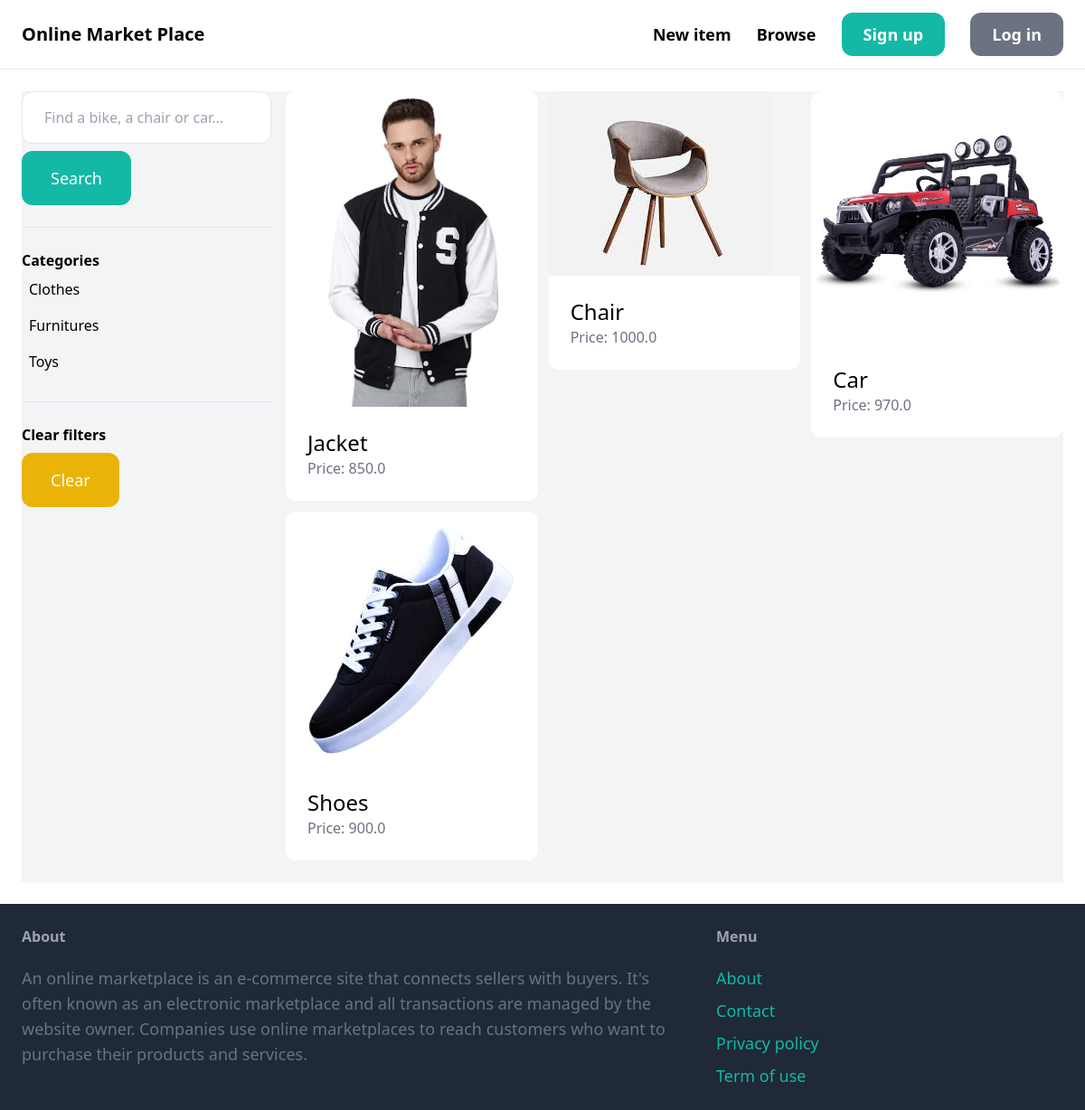
The app's page /items/ with its own data.
### item/models.py (models this page shows, shortened)
class Category(models.Model):
    name=models.CharField(max_length=255)
    class Meta:
        ordering=('name',)
        verbose_name_plural = 'Categories'

class Item(models.Model):
    category = models.ForeignKey(Category, related_name='items', on_delete=models.CASCADE)
    name = models.CharField(max_length=255)
    description = models.TextField(blank=True, null=True)
    price = models.FloatField()
    image = models.ImageField(upload_to='item_images', blank=True, null=True)
    is_sold = models.BooleanField(default=False)
    created_by = models.ForeignKey(User, related_name='items', on_delete=models.CASCADE)
    created_at = models.DateTimeField(auto_now_add=True)

### item/views.py (the view)
# urls.py: path('items/', include('item.urls')),
def items(request):
    query=request.GET.get('query','')
    category_id=request.GET.get('category',0)
    categories=Category.objects.all()
    items=Item.objects.filter(is_sold=False)
    if category_id:
        items=items.filter(category_id=category_id)
    if query:
        items=items.filter(Q(name_icontains=query) | Q(description_icontains=query))
    return render(request,'item/items.html',{
       'items':items ,
       'query':query,
       'categories':categories,
       'category_id':int(category_id),
    })

### item/templates/item/items.html (shortened to what this page needs)
{% extends 'core/base.html' %}
{% block content %}
    <div class="pb-6 grid grid-cols-4 gap-4 bg-gray-100">
        <div class="col-span-1">
            <form method="get" action="{% url 'item:items' %}">
                <input name="query" class="w-full py-4 px-6 border rounded-xl" type="text" value="{{ query }}" placeholder="Find a bike, a chair or car...">
                <button class="mt-2 py-4 px-8 text-lg bg-teal-500 text-white rounded-xl">Search</button>
            </form>
            <hr class="my-6">
            <p class="font-semibold">Categories</p>
            <ul>
                {% for category in categories %}
                    <li class="py-2 px-2 rounded-xl{% if category.id == category_id %} bg-gray-200{% endif %}">
                        <a href="{% url 'item:items' %}?query={{ query }}&category={{ category.id }}">{{ category.name }}</a>
                    </li>
                {% endfor %}
            </ul>
            <hr class="my-6">
            <p class="font-semibold">Clear filters</p>
            <ul>
                <li><a href="{% url 'item:items' %}" class="mt-2 py-4 px-8 inline-block bg-yellow-500 text-lg rounded-xl text-white">Clear</a>
        </div>
        <div class="col-span-3">
            <div class="grid grid-cols-3 gap-3">
                {% for item in items %}
                    <div>
                        <a href="{% url 'item:detail' item.id %}">
                            <div>
                                <img src="{{ item.image.url }}" class="rounded-t-xl">
                            </div>
                            <div class="p-6 bg-white rounded-b-xl">
                                <h2 class="text-2xl">{{ item.name }}</h2>
                                <p class="text-gray-500">Price: {{ item.price }}</p>
                            </div>
                        </a>
                    </div>
                {% endfor %}
            </div>
        </div>
    </div>
{% endblock %}

### records on screen
Category: name "Clothes"
Category: name "Furnitures"
Category: name "Toys"
Item: image (picture), name "Jacket", price "850.0"
Item: image (picture), name "Chair", price "1000.0"
Item: image (picture), name "Car", price "970.0"
Item: image (picture), name "Shoes", price "900.0"
